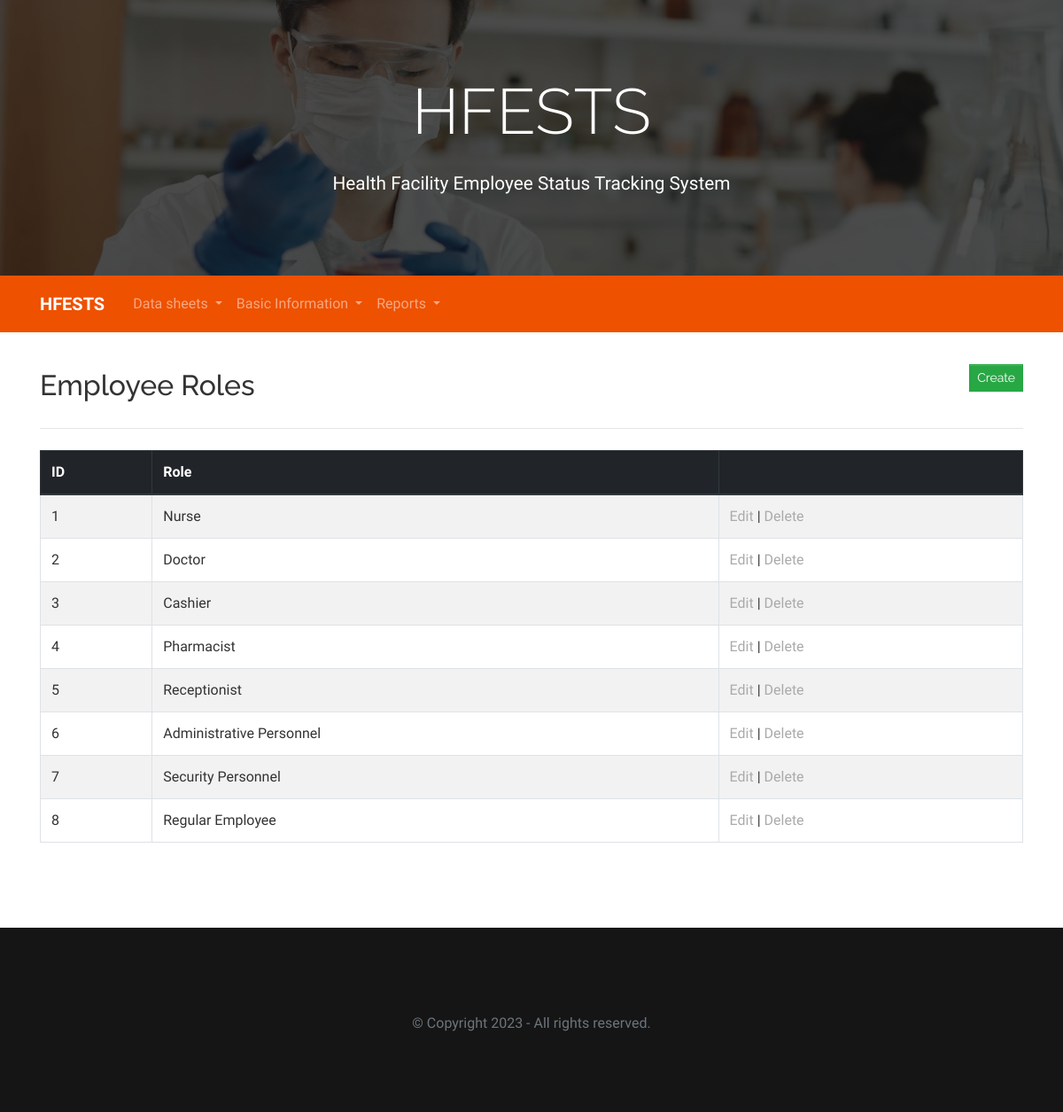
The page /employee-role.php on the database its author committed.
### tables this page shows
CREATE TABLE IF NOT EXISTS `employee_role` (
  `id` INT NOT NULL AUTO_INCREMENT,
  `role` VARCHAR(255) NOT NULL,
  PRIMARY KEY (`id`));

### inc/employee-role-function.inc.php (called while the page is built, shortened)
<?php
require "inc/function.inc.php";
function fetchAllEmployeeRoles() {
    global $db;
    $sql = "SELECT * FROM employee_role ORDER BY id ASC";
    return $db->query($sql);
}

### employee-role.php (the view, shortened to what this page needs)
<?php
require "inc/employee-role-function.inc.php";
$results = fetchAllEmployeeRoles();
$pageTitle = "Employee Roles";
include "inc/header.inc.php";
?>
    <div class="row mt-4">
        <div class="col-12">
            <h2><?= $pageTitle ?><a class="btn btn-sm btn-success pull-right" href="employee-role-update.php">Create</a></h2>
            <hr>
        </div>
        <div class="table-responsive col-12">
            <table class="table table-hover table-striped table-bordered">
                <thead class="thead-dark">
                <tr>
                    <th>ID</th>
                    <th>Role</th>
                    <th></th>
                </tr>
                </thead>
                <tbody>
                <?php while ($row = $results->fetch_assoc()) { ?>
                    <tr>
                        <td><?= $row['id']; ?></td>
                        <td><?= $row['role']; ?></td>
                        <td>
                            <a href="employee-role-update.php?id=<?= $row['id']; ?>&mode=edit">Edit</a> |
                            <a href="employee-role-update.php?id=<?= $row['id']; ?>&mode=delete">Delete</a>
                        </td>
                    </tr>
                <?php } ?>
                </tbody>
            </table>
        </div>
    </div>
<?php include "inc/footer.inc.php";  ?>

### inc/header.inc.php (shortened to what this page needs)
<!DOCTYPE html>
<html lang="en">
<head>
    <link rel="stylesheet" href="https://cdnjs.cloudflare.com/ajax/libs/font-awesome/4.7.0/css/font-awesome.min.css"
          type="text/css">
    <link rel="stylesheet" href="css/style.css" type="text/css">
    <link rel="stylesheet" href="css/style2.css" type="text/css">
</head>
<body>
<div class="py-5 text-center filter-dark">
    <div class="container">
        <div class="row">
            <div class="col-12">
                <h1 class="display-3 text-capitalize">HFESTS</h1>
                <p class="lead text-white">Health Facility Employee Status Tracking System</p>
            </div>
        </div>
    </div>
</div>
<nav class="navbar navbar-expand-md navbar-dark bg-secondary mb-3">
    <div class="container">
        <a class="navbar-brand" href="index.php">
            <b>HFESTS</b>
        </a>
        <div class="collapse navbar-collapse " id="navbarSecondarySupportedContent">
            <ul class="navbar-nav">
                <li class="nav-item dropdown">
                    <a class="nav-link dropdown-toggle" href="#" id="navbarDropdown" role="button"
                       data-toggle="dropdown" aria-haspopup="true" aria-expanded="true">
                        Data sheets
                    </a>
                </li>
                <li class="nav-item dropdown">
                    <a class="nav-link dropdown-toggle" href="#" id="navbarDropdown" role="button"
                       data-toggle="dropdown" aria-haspopup="true" aria-expanded="true">
                        Basic Information
                    </a>
                </li>
                <li class="nav-item dropdown">
                    <a class="nav-link dropdown-toggle" href="#" id="navbarDropdown" role="button"
                       data-toggle="dropdown" aria-haspopup="true" aria-expanded="true">
                        Reports
                    </a>
                </li>
            </ul>
        </div>
    </div>
</nav>
<div class="pb-5">
    <div class="container">

### inc/footer.inc.php (shortened to what this page needs)
</div>
  </div>
  <div class="py-5 bg-dark text-white">
		<div class="row">
			<div class="col-md-12 mt-3 text-center">
				<p class="text-muted">&copy; Copyright <?=date('Y'); ?> - All rights reserved.</p>
			</div>
		</div>
	</div>
</body>
</html>

### rows shown on the page
employee_role: id "1", role "Nurse"
employee_role: id "2", role "Doctor"
employee_role: id "3", role "Cashier"
employee_role: id "4", role "Pharmacist"
employee_role: id "5", role "Receptionist"
employee_role: id "6", role "Administrative Personnel"
employee_role: id "7", role "Security Personnel"
employee_role: id "8", role "Regular Employee"

### other values the page prints
$pageTitle "Employee Roles"
